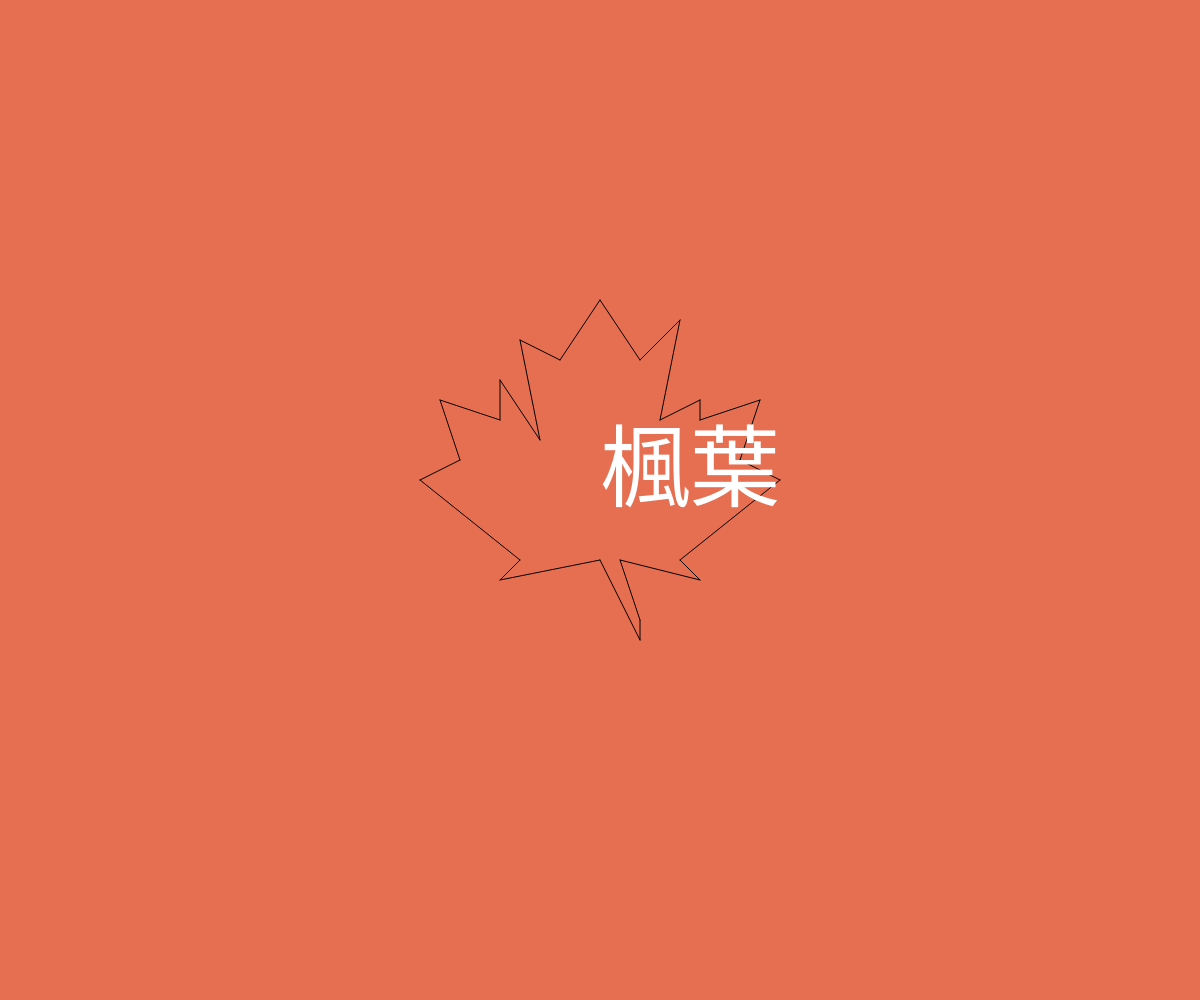
Frame 1 (no input)
Frame 60 (no input): identical to frame 1, image omitted
Frame 120 (the mouse pressed at the canvas centre since frame 60): identical to frame 1, image omitted

The p5.js sketch that drew this single still picture (run headless with seeded random() and noise() and a simulated clock; from frame 60 on, the mouse is pressed at the canvas centre):

// p5.js sketch
// ── sketch.js
let points = [[1, -3], [5, -4], [4, -3],[9,1],[7,2],[8,5],[5,4],[5,5],[3,4],[4,9],[2,7],[0,10],[-2,7],[-4,8],[-3,3],[-5,6],[-5,4],[-8,5],[-7,2],[-9,1],[-4,-3],[-5,-4],[0,-3],[2,-7],[2,-6],[1,-3]]; //list資料，

function setup() {   //只會執行一次
  createCanvas(windowWidth, windowHeight); 
  for (let i = 0; i < points.length; i++) {
    for (let j = 0; j < points[i].length; j++) {
      points[i][j] = points[i][j] * 20;
    }
 }
}

function draw() {
  background("#e76f51");
  translate(width/2, height/2); //原本原點在左上角，利用這指令把原點放到視窗的中心
  scale(1,-1);  //上下翻轉
  for (let i = 0; i < points.length-1; i++) {
    line(points[i][0], points[i][1], points[i+1][0], points[i+1][1]);
  }
  scale(1,-1)
  line(points[points.length-1][0], points[points.length-1][1], points[0][0], points[0][1]); //把最後一點與第一點連在一起
	textSize(90)  //文字大小
  fill(255);  //設定顏色
  text("楓葉",0,0)  //顯示文字
}
